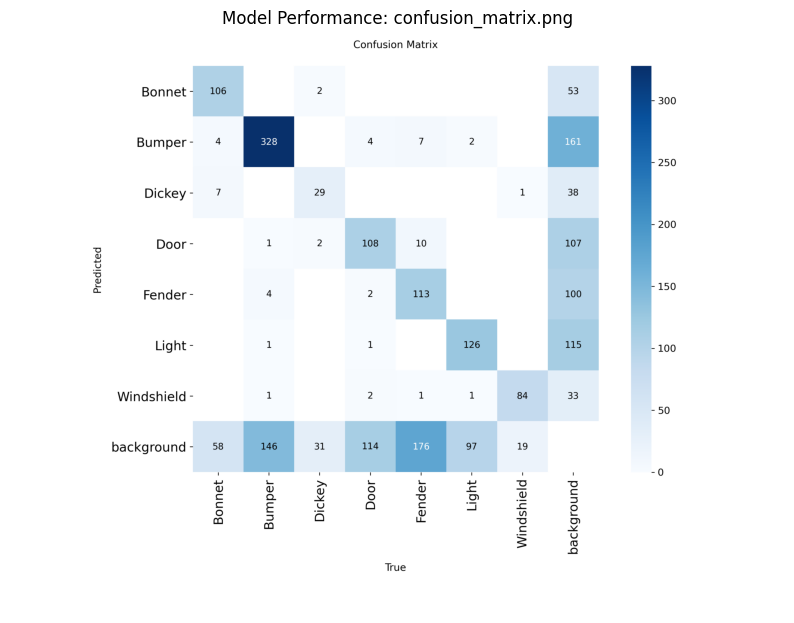
#> input picture evidence/confusion_matrix.png, 794 x 623 px, found by its file name
$ jupyter execute --allow-errors AI_Car_Damage_Detection_System.ipynb   (shell and % lines are left out)
#> lines starting #> are read from the running program, lines starting #| are printed output that depends on the picture
## 1. Setup and GPU Verification

[cell 1]
# Install Ultralytics YOLOv8 package

import torch
from ultralytics import YOLO

# Verify that GPU acceleration is enabled
print(f"Using PyTorch version: {torch.__version__}")
#> (the rest of this cell did not finish here and is left out)

## 2. Dataset Download and Project Setup

[cell 2]
%cd /content/car_damage_project

# 2. Download the ZIP file using your specific Google Drive File ID

# 3. Unzip the file into a new folder named 'custom_dataset'
# (-q keeps the output quiet so it doesn't flood your screen)

# 4. Save the folder path to a variable for your training script
dataset_location = '/content/car_damage_project/custom_dataset'
print(f"✅ Dataset successfully downloaded and extracted to: {dataset_location}")

## 3.1 Data Distribution Analysis

[cell 3]
import yaml
import os
from glob import glob
import matplotlib.pyplot as plt
import seaborn as sns
import pandas as pd

# Path to the data.yaml file, which is directly available after dataset.download()
data_yaml_path = f"{dataset_location}/data.yaml"

# Ensure the file exists (though it should after successful download/extraction)
#> (the rest of this cell did not finish here and is left out)

## 3. Model Training

#> (a cell that did not finish here is left out)

## 3.2 Model Performance Analysis

[cell 5]
import os
import glob
import matplotlib.pyplot as plt
import matplotlib.image as mpimg

print("🔍 Searching for the latest training results...")

# 1. Updated path to exactly match your YOLOv8 output log
search_paths = [
    '/content/car_damage_project/runs/detect/vehicle_inspection/custom_damage_detector*'
]

all_dirs = []
for path in search_paths:
    all_dirs.extend(glob.glob(path))

# 2. Find the newest folder if multiple exist
if all_dirs:
    # Sort folders by creation time to get the most recent one
    results_dir = max(all_dirs, key=os.path.getmtime)
    print(f"✅ Success! Found your latest training data at: {results_dir}\n")

    # 3. Display the images
    performance_images = [
        'results.png', 'confusion_matrix.png',
        'F1_curve.png', 'PR_curve.png'
    ]

    for img_name in performance_images:
        img_path = os.path.join(results_dir, img_name)
        if os.path.exists(img_path):
            plt.figure(figsize=(10, 8))
            img = mpimg.imread(img_path)
            plt.imshow(img)
            plt.title(f'Model Performance: {img_name}')
            plt.axis('off')
            plt.show()
        else:
            print(f"⚠️ Still processing: {img_name} is not in this folder yet.")
else:
    print("❌ Could not find any completed training folders. Are you sure the training cell reached 50/50 epochs?")

## 4. Load Custom Trained Model

[cell 6]
import os
import glob
import matplotlib.pyplot as plt
import cv2
from ultralytics import YOLO

# Automatically search for the newest best.pt file
search_path = '/content/car_damage_project/runs/detect/vehicle_inspection/custom_damage_detector*/weights/best.pt'
all_weights = glob.glob(search_path)

if all_weights:
    # Get the most recently modified model file
    custom_weights_path = max(all_weights, key=os.path.getmtime)
    print(f"✅ Success! Your newest model file was found at: {custom_weights_path}")
    print("You can now download this 'best.pt' file from the files panel on the left.")

    # Load your brand new custom model
    my_custom_model = YOLO(custom_weights_path)
    print("Model loaded successfully!")

else:
    print("❌ Weights file not found. Check if the training finished saving the best.pt file.")

## 5. Download Custom Model

[cell 7]
import os
import glob
from google.colab import files

# Automatically search for the newest best.pt file
search_path = '/content/car_damage_project/runs/detect/vehicle_inspection/custom_damage_detector*/weights/best.pt'
all_weights = glob.glob(search_path)

if all_weights:
    # Get the most recently modified model file
    custom_weights_path = max(all_weights, key=os.path.getmtime)
    print(f"✅ Found newest model at: {custom_weights_path}")

    # Trigger the browser download
    print("Downloading 'best.pt' to your local machine...")
    files.download(custom_weights_path)
else:
    print("❌ Error: Model file not found. Please ensure the training completed successfully.")

## 6. Inspection Pipeline Setup

[cell 8]

import os
import glob
import cv2
import numpy as np
import torch
import torch.nn as nn
from torchvision import models, transforms
from ultralytics import YOLO
import matplotlib.pyplot as plt
from google.colab import files

# 1. Automatically search for and load YOUR Custom Model
search_path = '/content/car_damage_project/runs/detect/vehicle_inspection/custom_damage_detector*/weights/best.pt'
all_weights = glob.glob(search_path)

if all_weights:
    custom_weights_path = max(all_weights, key=os.path.getmtime)
    damage_model = YOLO(custom_weights_path)
    print(f"✅ Custom YOLOv8 Model Loaded Successfully from: {custom_weights_path}")
else:
    print("❌ Error: Model weights not found. Please check your training output.")

# 2. Setup Vehicle Verification Model (ResNet)
weights = models.ResNet18_Weights.DEFAULT
#> (the rest of this cell did not finish here and is left out)

### 6.1 Upload 'Before' Images

[cell 9]
print("=== STEP 1: UPLOAD 'BEFORE' IMAGES SEQUENTIALLY ===")
views = ["Front", "Rear", "Left", "Right"]
paths_before = []

for view in views:
    print(f"\n📁 Please upload the {view} View (BEFORE):")
    uploaded = files.upload()

    # Extract the filename of the uploaded file
    file_name = list(uploaded.keys())[0]
    paths_before.append(file_name)
    print(f"✅ Logged {view} Before image: {file_name}")
#> this loop made 4 passes; the answer given on pass 1: confusion_matrix.png

print("\nAll 4 'Before' images successfully mapped!")

### 6.2 Upload 'After' Images

[cell 10]
print("=== STEP 2: UPLOAD 'AFTER' IMAGES SEQUENTIALLY ===")
paths_after = []

for view in views:
    print(f"\n📁 Please upload the {view} View (AFTER):")
    uploaded = files.upload()

    # Extract the filename of the uploaded file
    file_name = list(uploaded.keys())[0]
    paths_after.append(file_name)
    print(f"✅ Logged {view} After image: {file_name}")
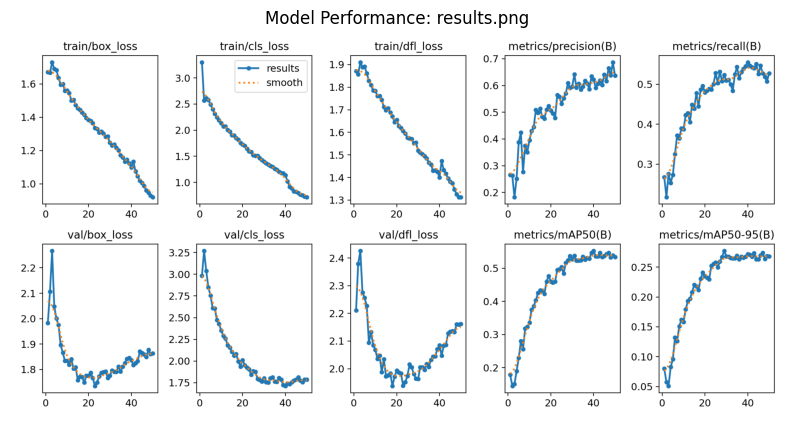
#> input picture evidence/results.png, 794 x 429 px, found by its file name

print("\nAll 4 'After' images successfully mapped!")

### 6.3 Image Alignment Function

[cell 11]
def align_images(img_before, img_after):
    """Aligned with fallback safety checks to avoid bounding box shifts."""
    gray_before = cv2.cvtColor(img_before, cv2.COLOR_BGR2GRAY)
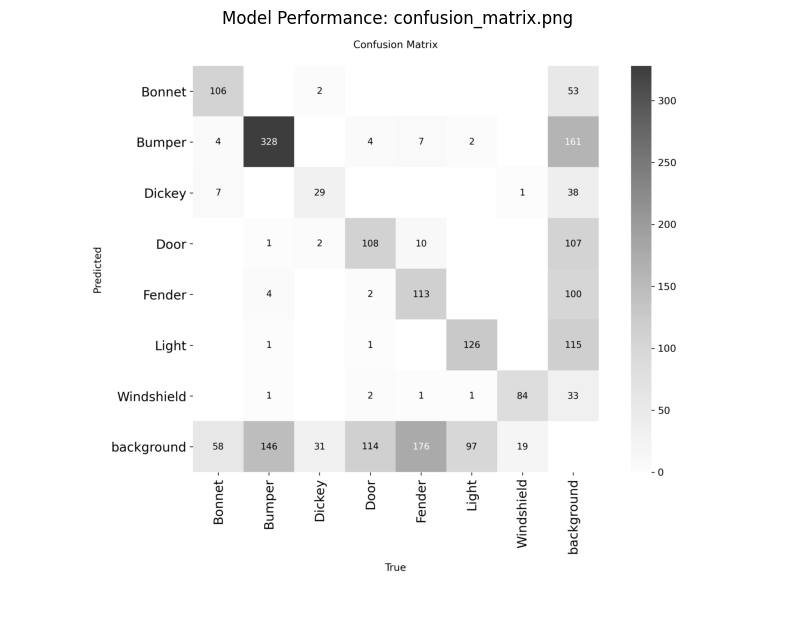
#> gray_before: shape (623, 794); min 0, max 255, mean 245.7
    gray_after = cv2.cvtColor(img_after, cv2.COLOR_BGR2GRAY)
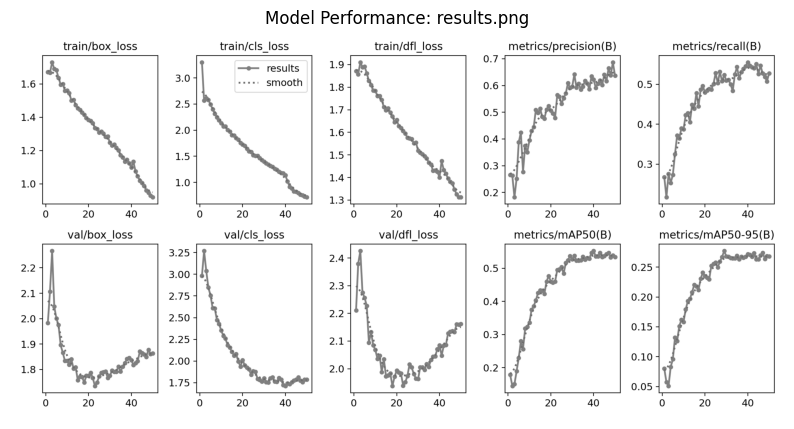
#> gray_after: shape (429, 794); min 0, max 255, mean 244.3

    # Increase features to capture subtle panel lines
    orb = cv2.ORB_create(nfeatures=8000)
    kp1, des1 = orb.detectAndCompute(gray_before, None)
#> kp1 = 3715 keypoints; strongest (x, y, size): (270, 526, 31), (140, 144, 31), (145, 90, 31), (368, 506, 31)
    kp2, des2 = orb.detectAndCompute(gray_after, None)
#> kp2 = 6340 keypoints; strongest (x, y, size): (606, 47, 31), (606, 44, 31), (751, 44, 31), (755, 47, 31)

    if des1 is None or des2 is None:
        return img_after

    bf = cv2.BFMatcher(cv2.NORM_HAMMING, crossCheck=True)
    matches = bf.match(des1, des2)
#> matches = 465 matches
    matches = sorted(matches, key=lambda x: x.distance)

    # Require at least 15 good structural matches
    good_matches = max(int(len(matches) * 0.15), 15)
#> good_matches = 69
    if len(matches) < 15:
        print("⚠️ Poor structural alignment detected. Using original coordinates.")
        return img_after

    points_before = np.zeros((good_matches, 2), dtype=np.float32)
    points_after = np.zeros((good_matches, 2), dtype=np.float32)

    for i, match in enumerate(matches[:good_matches]):
        points_before[i, :] = kp1[match.queryIdx].pt
        points_after[i, :] = kp2[match.trainIdx].pt
#> this loop made 69 passes
#> after the loop, points_after = 69 pairs, first value 67.2 to 699.8, second value 64 to 386; points_before = 69 pairs, first value 112.8 to 675, second value 43 to 553

    h, mask = cv2.findHomography(points_after, points_before, cv2.RANSAC, 5.0)
#> h = [[-0.1, -0.239, 141.1], [-0.205, -1.05, 444.5], [-0.000454, -0.00239, 1]]; mask = 69 values, max 1 at index 10, min 0 at index 0, mean 0.145

    # Safety Check: If the warping matrix is too extreme, don't use it
    if h is None or np.abs(np.linalg.det(h)) < 0.6 or np.abs(np.linalg.det(h)) > 1.4:
        print("⚠️ Skewed alignment matrix rejected. Keeping image raw.")
        return img_after

    height, width, channels = img_before.shape
    return cv2.warpPerspective(img_after, h, (width, height))

## 7. Run Master Inspection Pipeline and Visualize Results

[cell 12]
import torch.nn as nn

# ==========================================
# HELPER FUNCTION 1: Image Similarity (ResNet)
# ==========================================
def verify_single_view(img1, img2):
    tensor1 = preprocess(img1).unsqueeze(0)
    tensor2 = preprocess(img2).unsqueeze(0)

    with torch.no_grad():
        feat1 = feature_extractor(tensor1).flatten()
        feat2 = feature_extractor(tensor2).flatten()

    cos = nn.CosineSimilarity(dim=0)
    similarity = cos(feat1, feat2).item()
    return similarity

# ==========================================
# HELPER FUNCTION 2: Bounding Box Overlap (IoU)
# ==========================================
def calculate_iou(box1, box2):
    x_left = max(box1[0], box2[0])
    y_top = max(box1[1], box2[1])
    x_right = min(box1[2], box2[2])
    y_bottom = min(box1[3], box2[3])

    if x_right < x_left or y_bottom < y_top:
        return 0.0

    intersection_area = (x_right - x_left) * (y_bottom - y_top)
    box1_area = (box1[2] - box1[0]) * (box1[3] - box1[1])
    box2_area = (box2[2] - box2[0]) * (box2[3] - box2[1])

    iou = intersection_area / float(box1_area + box2_area - intersection_area)
    return iou

# ==========================================
# MASTER PIPELINE FUNCTION
# ==========================================
def run_master_inspection_pipeline(
    before_list,
    after_list,
    yolo_confidence=0.1,        # Pulled from your UI screenshot
    iou_threshold=0.1,          # Pulled from your UI screenshot
    verification_threshold=0.5  # Pulled from your UI screenshot
):
    if len(before_list) != 4 or len(after_list) != 4:
        print("❌ Error: Missing files. Please re-run the upload cells.")
        return

    view_labels = ["Front", "Rear", "Left", "Right"]
    fig, axes = plt.subplots(2, 2, figsize=(16, 12))
    axes = axes.ravel()
    total_similarity = 0

    print("\n--- PHASE 1: ALIGNMENT & IDENTITY VERIFICATION ---")
    for i in range(4):
        # Load and convert images safely
        img_b = cv2.cvtColor(cv2.imread(before_list[i]), cv2.COLOR_BGR2RGB)
        img_a = cv2.cvtColor(cv2.imread(after_list[i]), cv2.COLOR_BGR2RGB)

        # Align After to Before
        aligned_a = align_images(img_b, img_a)

        # Verify using UI Threshold
        sim_score = verify_single_view(img_b, aligned_a)
        total_similarity += sim_score
        print(f" -> {view_labels[i]} Structural Match: {sim_score:.2f}")

        # --- PHASE 2: CUSTOM DAMAGE DETECTION & FILTERING ---
        # Using the UI Confidence (0.1) for both scans
        results_before = damage_model(img_b, conf=yolo_confidence, verbose=False)[0]
        results_after = damage_model(aligned_a, conf=yolo_confidence, verbose=False)[0]

        boxes_before = results_before.boxes.xyxy.cpu().numpy()
        boxes_after = results_after.boxes.xyxy.cpu().numpy()
        classes_after = results_after.boxes.cls.cpu().numpy()
        class_names = damage_model.names

        new_damages_found = 0
        display_img = aligned_a.copy()

        for j, box_after in enumerate(boxes_after):
            is_pre_existing = False

            for box_before in boxes_before:
                # Using the UI IoU Threshold (0.1)
                if calculate_iou(box_after, box_before) > iou_threshold:
                    is_pre_existing = True
                    break

            if not is_pre_existing:
                new_damages_found += 1
                x1, y1, x2, y2 = map(int, box_after)
                label = f"NEW: {class_names[int(classes_after[j])]}"

                cv2.rectangle(display_img, (x1, y1), (x2, y2), (255, 0, 0), 4)
                cv2.putText(display_img, label, (x1, y1 - 10), cv2.FONT_HERSHEY_SIMPLEX, 0.8, (255, 0, 0), 2)

        # Render to plot
        axes[i].imshow(display_img)
        axes[i].set_title(f"{view_labels[i]}: {new_damages_found} NEW Issue(s)")
        axes[i].axis('off')

    avg_similarity = total_similarity / 4
    print(f"\nFinal Identity Score: {avg_similarity:.2f}")

    if avg_similarity < verification_threshold:
        print("\n❌ ALERT: SYSTEM REFUSED. The returned vehicle pictures do not match.")
        return

    print("\n✅ Verification Passed! Scan complete. Showing localized NEW damages...")
    plt.tight_layout()
    plt.show()

# Trigger the final system!
#> (the rest of this cell did not finish here and is left out)
